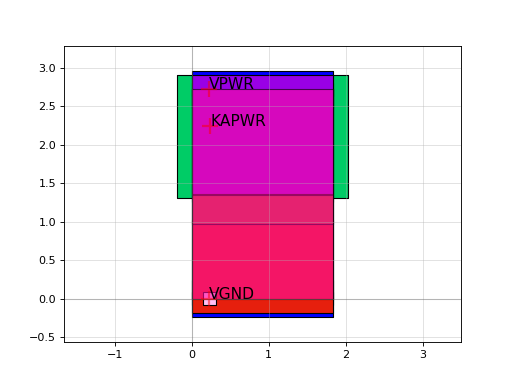

The script that drew this image:
import sky130

c = sky130.components.sky130_fd_sc_hd__lpflow_clkinvkapwr_2()
c.plot()
